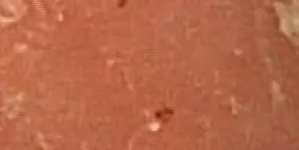
#> input picture balanceoDM/150x150/RE/00017.-23.jpg, 299 x 150 px; its folder holds only this picture in this run
$ python GLCM.py   (older library calls are emulated)
#> lines starting #> are read from the running program, lines starting #| are printed output that depends on the picture
# -*- coding: utf-8 -*-
"""
Created on Fri Aug 16 00:57:49 2019

@author: Nataly
"""


import cv2
import numpy as np
import glob
from skimage.feature import greycomatrix, greycoprops
import skimage.feature
from scipy.stats import kurtosis
import statistics as stats
import pywt
import pywt.data
from scipy import ndimage as nd
from skimage import data
from skimage.util import img_as_float
from skimage.filters import gabor_kernel


#tamañoA = []
#tamañoB = []
def Fourier(inA):
    f = np.fft.fft2(inA)
    fshift = np.fft.fftshift(f)
    fourier = 20*np.log(np.abs(fshift))
    fourier=fourier.astype(np.uint8)
    return fourier

def GLCM (imA):
        a=int(np.max(imA))
        g = skimage.feature.greycomatrix(imA, [1], [0], levels=a+1, symmetric=False, normed=True)
        contraste=skimage.feature.greycoprops(g, 'contrast')[0][0]
        energia=skimage.feature.greycoprops(g, 'energy')[0][0]
        homogeneidad=skimage.feature.greycoprops(g, 'homogeneity')[0][0]
        correlacion=skimage.feature.greycoprops(g, 'correlation')[0][0]
        disimi= greycoprops(g, 'dissimilarity')
        ASM= greycoprops(g, 'ASM')
        entropia=skimage.measure.shannon_entropy(g)
        return g,contraste,energia,homogeneidad, correlacion, disimi, ASM,entropia
#                    plt.imshow(cropped)


contrast=[]
energi=[]
homogenei=[]
correlaci=[]
disi=[]
AS=[]
entrop=[]

contrast1=[]
energi1=[]
homogenei1=[]
correlaci1=[]
disi1=[]
AS1=[]
entrop1=[]
#from matplotlib import pyplot as plt

for image in glob.glob('*.jpg'):
    # image = '00002.jpg'
    im = cv2.imread(image)
#> im is the input picture: shape (150, 299, 3); mean B, G, R 72.9, 102.6, 182.1
    aa,bb,c = im.shape
#> aa = 150; bb = 299; c = 3
    croppedrgb=im
    im=cv2.normalize(im, None, 0, 255, norm_type=cv2.NORM_MINMAX, dtype=cv2.CV_8UC3)
    aa,bb,c = im.shape
    croppedrgb=im
    croppedrgb_2=croppedrgb.copy()
#    HSV=cv2.cvtColor(im,cv2.COLOR_RGB2HSV)
#    H,S,cropped=cv2.split(HSV)
#    H,cropped,V=cv2.split(HSV)
    HSV=cv2.cvtColor(im,cv2.COLOR_RGB2YUV)
#> HSV: shape (150, 299, 3); mean of channels 0, 1, 2 102.7, 167, 101.9
    H,S,cropped=cv2.split(HSV)
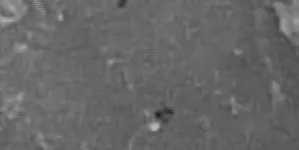
#> H: shape (150, 299); min 27, max 185, mean 102.7
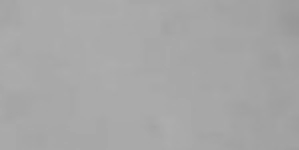
#> S: shape (150, 299); min 151, max 173, mean 167
    cropped,U,V=cv2.split(HSV)
    print(cropped.shape)
#| (150, 299)
    cropFou=Fourier(cropped)
#> in Fourier, `fourier = 20*np.log(np.abs(fshift))`:
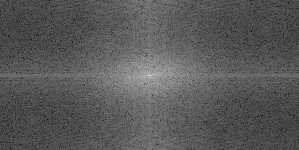
#> fourier: shape (150, 299) float64; min 1.42, max 306.9, mean 108.2; drawn with min black and max white
#> in Fourier, `fourier=fourier.astype(np.uint8)`:
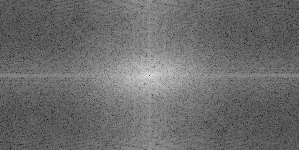
#> fourier: shape (150, 299); min 1, max 231, mean 107.7
    g,contraste,energia,homogeneidad, correlacion, disimi, ASM,entropia=GLCM(cropFou)
#> in GLCM, `a=int(np.max(imA))`: a = 231
#> in GLCM, `contraste=skimage.feature.greycoprops(g, 'contrast')[0][0]`: contraste = 303
#> in GLCM, `energia=skimage.feature.greycoprops(g, 'energy')[0][0]`: energia = 0.0169
#> in GLCM, `homogeneidad=skimage.feature.greycoprops(g, 'homogeneity')[0][0]`: homogeneidad = 0.079
#> in GLCM, `correlacion=skimage.feature.greycoprops(g, 'correlation')[0][0]`: correlacion = 0.744
#> in GLCM, `disimi= greycoprops(g, 'dissimilarity')`: disimi = [13.19]
#> in GLCM, `ASM= greycoprops(g, 'ASM')`: ASM = [0.000287]
#> in GLCM, `entropia=skimage.measure.shannon_entropy(g)`: entropia = 1.17
#> contraste = 303; energia = 0.0169; homogeneidad = 0.079; correlacion = 0.744; disimi = [13.19]; ASM = [0.000287]; entropia = 1.17
    contrast.append(contraste)
    energi.append(energia)
    homogenei.append(homogeneidad)
    correlaci.append(correlacion)
    disi.append(disimi)
    AS.append(ASM)
    entrop.append(entropia)

    g1,contraste1,energia1,homogeneidad1, correlacion1, disimi1, ASM1,entropia1=GLCM(cropped)
#> contraste1 = 7.28; energia1 = 0.0814; homogeneidad1 = 0.493; correlacion1 = 0.966; disimi1 = [1.68]; ASM1 = [0.00663]; entropia1 = 0.527
    contrast1.append(contraste1)
    energi1.append(energia1)
    homogenei1.append(homogeneidad1)
    correlaci1.append(correlacion1)
    disi1.append(disimi1)
    AS1.append(ASM1)
    entrop1.append(entropia1)

import pandas as pd
datos = {'Contraste':contrast,
         'Energia':energi,
         'Homogeneidad':homogenei,
         'Correlación':correlaci,
         'Disimilitud':disi,
         'ASM':AS,
         'Entropia':entrop,
         'ContrasteSF':contrast1,
         'EnergiaSF':energi1,
         'HomogeneidadSF':homogenei1,
         'CorrelaciónSF':correlaci1,
         'DisimilitudSF':disi1,
         'ASMSF':AS1,
         'EntropiaSF':entrop1}
datos = pd.DataFrame(datos)
#> datos = table of 1 rows and 14 columns
#datos.to_excel('GLCMRES.xlsx')
#datos.to_excel('GLCMRE.xlsx')
datos.to_excel('GLCMREY.xlsx')
